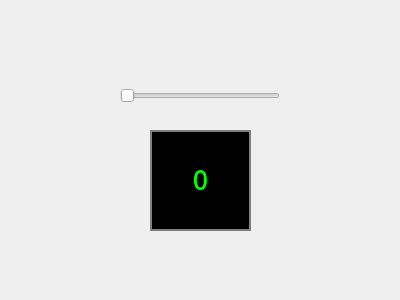
<?xml version="1.0" encoding="UTF-8"?>
<ui version="4.0">
 <class>SecDialog</class>
 <widget class="QDialog" name="SecDialog">
  <property name="geometry">
   <rect>
    <x>0</x>
    <y>0</y>
    <width>400</width>
    <height>300</height>
   </rect>
  </property>
  <property name="windowTitle">
   <string>Prag temperature</string>
  </property>
  <widget class="QLabel" name="label">
   <property name="geometry">
    <rect>
     <x>150</x>
     <y>130</y>
     <width>101</width>
     <height>101</height>
    </rect>
   </property>
   <property name="font">
    <font>
     <family>Courier</family>
     <pointsize>24</pointsize>
     <italic>false</italic>
     <bold>true</bold>
    </font>
   </property>
   <property name="layoutDirection">
    <enum>Qt::LeftToRight</enum>
   </property>
   <property name="styleSheet">
    <string notr="true">QLabel{color: lime;
             background-color: black;
            border: 2px solid gray;
            padding: 5px;
            font: bold 24pt &quot;Courier&quot;
 }</string>
   </property>
   <property name="text">
    <string>0</string>
   </property>
   <property name="alignment">
    <set>Qt::AlignCenter</set>
   </property>
   <property name="wordWrap">
    <bool>false</bool>
   </property>
   <property name="margin">
    <number>5</number>
   </property>
  </widget>
  <widget class="QSlider" name="horizontalSlider">
   <property name="geometry">
    <rect>
     <x>120</x>
     <y>65</y>
     <width>160</width>
     <height>61</height>
    </rect>
   </property>
   <property name="orientation">
    <enum>Qt::Horizontal</enum>
   </property>
  </widget>
 </widget>
 <resources/>
 <connections>
  <connection>
   <sender>horizontalSlider</sender>
   <signal>valueChanged(int)</signal>
   <receiver>label</receiver>
   <slot>setNum(int)</slot>
   <hints>
    <hint type="sourcelabel">
     <x>183</x>
     <y>106</y>
    </hint>
    <hint type="destinationlabel">
     <x>196</x>
     <y>176</y>
    </hint>
   </hints>
  </connection>
 </connections>
</ui>
